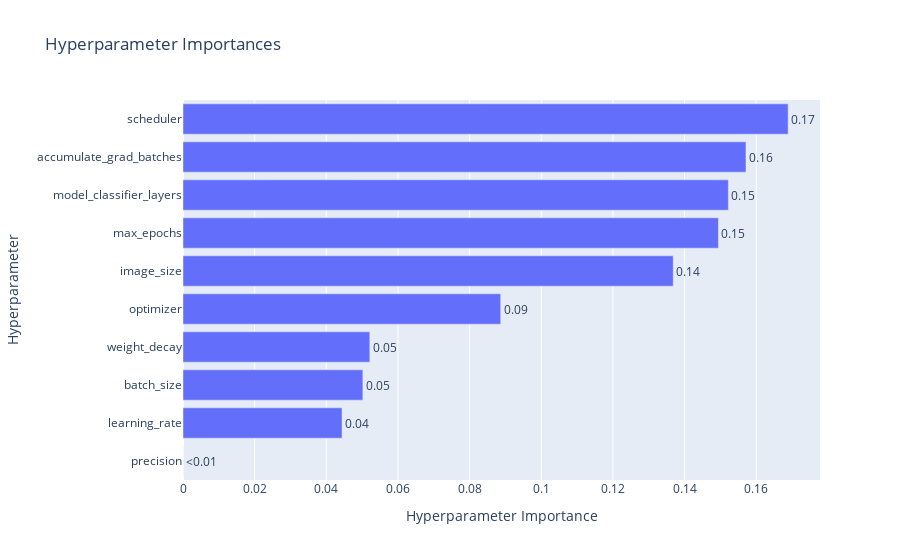

The code cell stored with this chart in its notebook:
### Code cell
optuna.visualization.plot_param_importances(study)

### Figure 1 — Plotly figure (JSON) as saved in the notebook; plotly's stock layout.template omitted (floating-point values rounded to 4 significant figures)
{"data": [{"cliponaxis": false, "hovertemplate": ["precision (CategoricalDistribution): 0.0<extra></extra>", "learning_rate (FloatDistribution): 0.044395309147066415<extra></extra>", "batch_size (CategoricalDistribution): 0.05020510906516625<extra></extra>", "weight_decay (FloatDistribution): 0.052147429706667234<extra></extra>", "optimizer (CategoricalDistribution): 0.08868371670202765<extra></extra>", "image_size (CategoricalDistribution): 0.1368391808908363<extra></extra>", "max_epochs (IntDistribution): 0.1494539521682481<extra></extra>", "model_classifier_layers (IntDistribution): 0.1522215131299049<extra></extra>", "accumulate_grad_batches (CategoricalDistribution): 0.15714071869335183<extra></extra>", "scheduler (CategoricalDistribution): 0.16891307049673124<extra></extra>"], "name": "Objective Value", "orientation": "h", "text": ["<0.01", "0.04", "0.05", "0.05", "0.09", "0.14", "0.15", "0.15", "0.16", "0.17"], "textposition": "outside", "type": "bar", "x": [0, 0.0444, 0.05021, 0.05215, 0.08868, 0.1368, 0.1495, 0.1522, 0.1571, 0.1689], "y": ["precision", "learning_rate", "batch_size", "weight_decay", "optimizer", "image_size", "max_epochs", "model_classifier_layers", "accumulate_grad_batches", "scheduler"]}], "layout": {"title": {"text": "Hyperparameter Importances"}, "xaxis": {"title": {"text": "Hyperparameter Importance"}}, "yaxis": {"title": {"text": "Hyperparameter"}}}}
